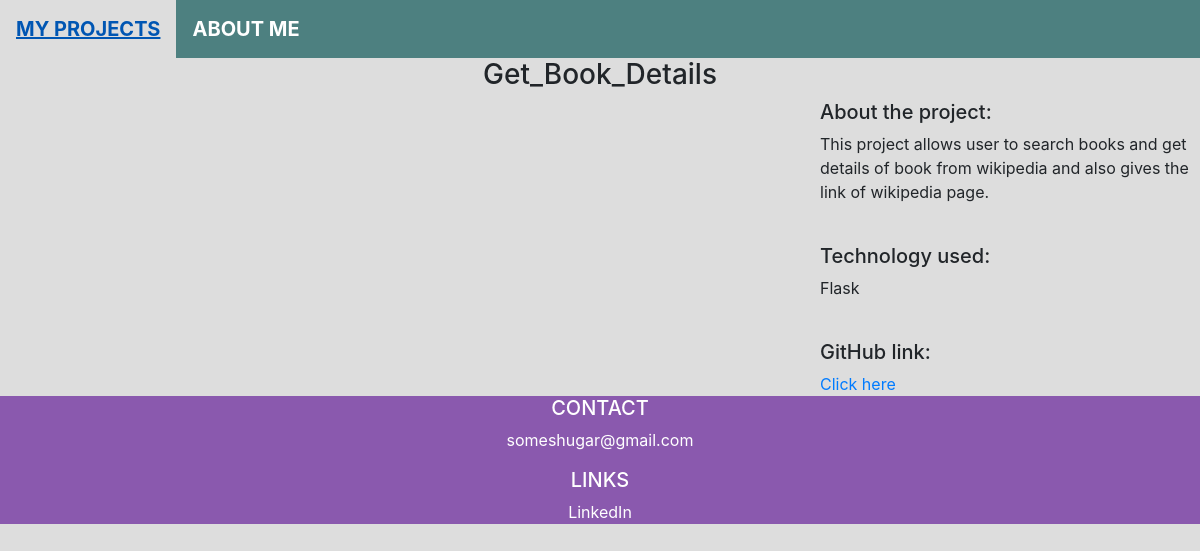
Screenshot of /3/ with the database file from the repository.
### projects/models.py (models this page shows)
class Project(models.Model):
    title = models.CharField(max_length=100)
    description = models.TextField()
    technology = models.CharField(max_length=20)
    image = models.FilePathField(path="/img")
    github = models.URLField()

### projects/views.py (the view)
# urls.py: path("<int:pk>/", views.project_detail, name="project_detail"),
def project_detail(request, pk):
    project = Project.objects.get(pk=pk)
    context = {
        'project': project
    }
    return render(request, 'project_detail.html', context)

### projects/templates/project_detail.html (shortened to what this page needs)
{% extends "base.html" %}
{% load static %}
{% block content %}
<h3>{{ project.title }}</h3>
<div class="row">
    <div class="col-md-8">
    </div>
    <div class="col-md-4">
        <h5>About the project:</h5>
        <p>{{ project.description }}</p>
        <br>
        <h5>Technology used:</h5>
        <p>{{ project.technology }}</p>
        <br>
        <h5>GitHub link:</h5>
        <a href = "{{ project.github }}">Click here</a>
    </div>
</div>
{% endblock %}

### personal_portfolio/templates/base.html (style rules this page uses)
h3 { text-align: center; }
body { background-color: #ddd }

### rows the page displays
Project: title "Get_Book_Details", description "This project allows user to search books and get details of book from wikipedia and also gives the link of wikipedia page.", technology "Flask"
